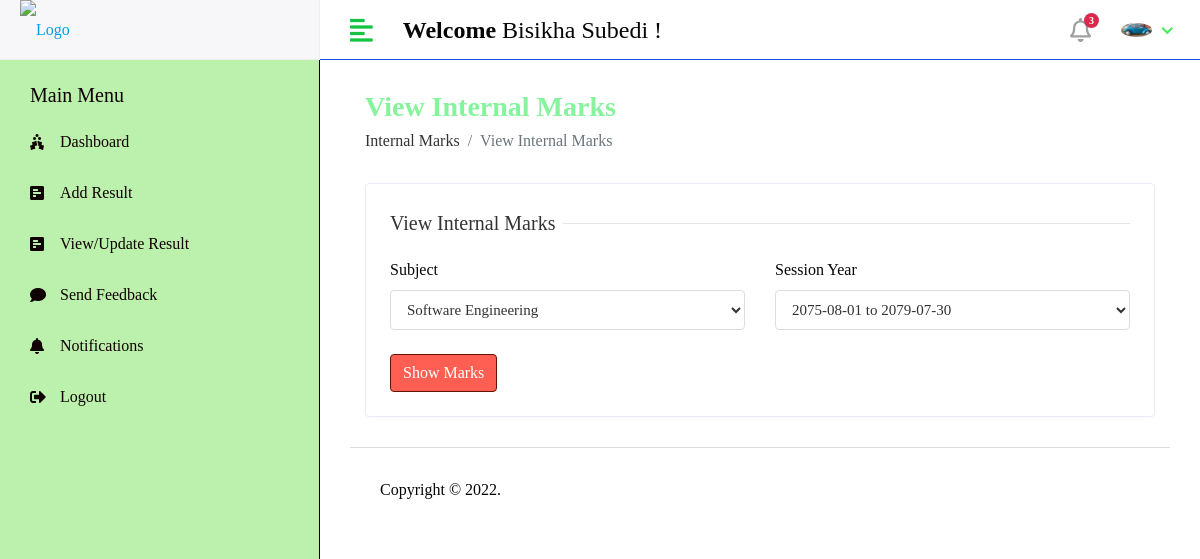
The app's page /Staff/View/InternalResult (signed in) with its own data.
### LEC_RMSapp/models.py (models this page shows)
class CustomUser(AbstractUser):
    USER = (
        (1,'HOD'),
        (2,'STAFF'),
        (3,'STUDENT'),
    )
    user_type = models.CharField(choices=USER,max_length=50,default=1)
    profile_pic =models.ImageField(upload_to='media/profile_pic')

### LEC_Result_Management_System/Staff_Views.py (the view, shortened to what this page needs)
# urls.py: path('Staff/View/InternalResult',Staff_Views.STAFF_VIEW_INTERNALRESULT,name='staff_view_internal_result'),
def STAFF_VIEW_INTERNALRESULT(request):
    staff_id = Staff.objects.get(admin=request.user.id)
    subjects = Subject.objects.filter(staff_id=staff_id)
    session_years = Session_year.objects.all()
    action = request.GET.get('action')
    get_subject = None
    get_session_year = None
    internal_mark = None
    context = {
        'subjects': subjects,
        'session_years': session_years,
        'action': action,
        'get_subject': get_subject,
        'get_session_year': get_session_year,
        'internal_mark': internal_mark,
    }
    return render(request, 'Staff/view_internal_result.html', context)

### templates/Staff/view_internal_result.html (shortened to what this page needs)
{% extends 'base.html' %}
{% block content %}
<div class="content container-fluid">
               <div class="page-header">
                  <div class="row align-items-center">
                     <div class="col">
                        <h3 class="page-title">View Internal Marks</h3>
                        <ul class="breadcrumb">
                           <li class="breadcrumb-item"><a href="result.html">Internal Marks</a></li>
                           <li class="breadcrumb-item active">View Internal Marks</li>
                        </ul>
                     </div>
                  </div>
               </div>
               {% if action is None %}
               <div class="row">
                  <div class="col-sm-12">
                     <div class="card">
                        <div class="card-body">
                           <form action="?action=view_internal_mark" method="post">
                            <div class="row">
                                 <div class="col-12">
                                    <h5 class="form-title"><span>View Internal Marks</span></h5>
                                 </div>
                                <div class="col-12 col-sm-6">
                                   <label>Subject </label>
                                      <select class="form-control" name="subject_id" required>
                                       {% for i in subjects %}
                                       <option value="{{ i.id }}">{{ i.name }}</option>
                                       {% endfor %}
                                      </select>
                                </div>
                            <div class="col-12 col-sm-6">
                                <label>Session Year </label>
                                <select class="form-control" name="session_year_id"required>
                                    {% for i in session_years %}
                                        <option value="{{ i.id }}">{{ i.session_start }} to {{ i.session_end }}</option>
                                    {% endfor %}
                                </select>
                            </div>
                            <br>
                             <div class="col-12 mt-4">
                              <button type="submit" class="btn btn-primary">Show Marks</button>
                            </div>
                            </div>
                            </form>
                        </div>
                    </div>
                  </div>
                </div>
                {% endif %}
            </div>
{% endblock %}

### templates/includes/header.html (shortened to what this page needs)
{% load static %}
         <div class="header">
            <div class="header-left">
               <a href="index.html" class="logo">
               <img src="http://lec.edu.np/assets/images/leclogo21.png" alt="Logo" width="100" height="70">
               </a>
            </div>
            <a href="javascript:void(0);" id="toggle_btn">
            <i class="fas fa-align-left"></i>
            </a>
            <div class="top-nav-search mt-3">
               <h4><strong>Welcome</strong>&nbsp;<span>{{user.first_name}} {{user.last_name}}</span>&nbsp;!</h4>
            </div>
            <ul class="nav user-menu">
                <li class="nav-item dropdown noti-dropdown">
                  <a href="#" class="dropdown-toggle nav-link" data-toggle="dropdown">
                  <i class="far fa-bell"></i> <span class="badge badge-pill">3</span>
                  </a>
               </li>
               <li class="nav-item dropdown has-arrow">
                  <a href="#" class="dropdown-toggle nav-link" data-toggle="dropdown">
                   {% if user.profile_pic == "" %}
                      <span class="user-img"><img class="rounded-circle" src="{% static 'assets/img/noimg.jpg' %}" width="31" alt="Ryan Taylor"></span>
                   {% else %}
                  <span class="user-img"><img class="rounded-circle" src="/{{user.profile_pic}}" width="31" alt="Ryan Taylor"></span>
                   {% endif %}
                  </a>
               </li>
            </ul>
         </div>

### static/assets/css/style.css (style rules this page uses)
html { height: 100%; }
body { background-color: #fff; color: #060606; font-family: cursive; font-size: 1rem; height: 100%; line-height: 1.5; overflow-x: hidden; }
h1, h2, h3, h4, h5, h6 { font-family: cursive; margin-top: 0; }
.form-control { border: 1px solid #ddd; box-shadow: none; color: #333; font-size: 15px; height: 40px; }
a { color: #009ce7; }
input, button, a { transition: all 0.4s ease; -moz-transition: all 0.4s ease; -o-transition: all 0.4s ease; -ms-transition: all 0.4s ease; -webkit-transition: all 0.4s ease; }
input, input:focus, button, button:focus { outline: none; }
ul, ol { padding: 0px; list-style: none; }
.btn-primary { background-color: #ff5f53; border: 1px solid #641404; }
.card { border: 1px solid #ececf5; box-shadow: 0 1px 3px 0 rgba(0, 0, 0, 0.03); margin-bottom: 1.875rem; }
.card-body { padding: 1.5rem; }
.header { background-color: #fff; border-bottom: 1px solid #164de4; left: 0; position: fixed; right: 0; top: 0; z-index: 1001; height: 60px; }
.header .header-left { float: left; height: 60px; padding: 0 20px; position: relative; width: 320px; z-index: 1; transition: all 0.2s ease-in-out; background-color: #f7f7fa; border-bottom: 1px solid #efefef; border-right: 1px solid #ececf5; display: flex; align-items: center; }
.header .header-left .logo { display: inline-block; line-height: 60px; }
.header .header-left .logo img { max-height: 170px; width: auto; }
.header .dropdown-toggle:after { display: none; }
.header .has-arrow .dropdown-toggle:after { border-top: 0; border-left: 0; border-bottom: 2px solid #4ae952; border-right: 2px solid #48e963; content: ''; height: 8px; display: inline-block; pointer-events: none; -webkit-transform-origin: 66% 66%; -ms-transform-origin: 66% 66%; transform-origin: 66% 66%; -webkit-transform: rotate(45deg); -ms-transform: rotate(45deg); transform: rotate(45deg); -webkit-transition: all 0.15s ease-in-out; transition: all 0.15s ease-in-out; width: 8px; vertical-align: 0px; }
.user-menu { float: right; margin: 0; position: relative; z-index: 99; padding-right: 15px; }
.user-menu.nav > li > a { color: #a0a0a0; font-size: 14px; line-height: 58px; padding: 0 15px; height: 60px; }
.user-img { margin-right: 3px; position: relative; }
.top-nav-search { float: left; margin-left: 15px; }
.page-header { margin-bottom: 1.875rem; }
.page-header .breadcrumb { background-color: transparent; color: #6c757d; font-size: 1rem; font-weight: 500; margin-bottom: 0; padding: 0; }
.page-header .breadcrumb a { color: #333; }
.page-title { font-size: 28px; font-weight: 600; color: rgb(134, 243, 157); margin-bottom: 5px; }
.user-menu.nav > li > a .badge { background-color: #d9284c; display: block; font-size: 10px; font-weight: bold; height: 15px; width: 15px; position: absolute; right: 7px; top: 13px; color: #fff; padding: 3px; }
.user-menu.nav > li > a > i { font-size: 1.5rem; line-height: 60px; }
.form-title { width: 100%; max-width: 100%; padding: 0; font-size: 1.25rem; font-weight: 500; line-height: inherit; color: #333; white-space: normal; position: relative; display: block; margin-bottom: 20px; }
.form-title:before { content: ""; position: absolute; left: 0px; right: 0px; height: 1px; top: 50%; background-color: rgba(0, 0, 0, 0.1); }
.form-title span { padding: 0px 0.5rem 0 0; background-color: #fff; display: inline-block; z-index: 2; position: relative; }
@media (min-width: 992px) { #toggle_btn { align-items: center; color: #13c341; display: inline-flex; float: left; font-size: 26px; height: 60px; justify-content: center; margin-left: 15px; padding: 0 15px; } }

### records on screen
CustomUser: first_name "Bisikha", last_name "Subedi", profile_pic (picture)

### other values on screen
form field subject_id "Software Engineering"
form field session_year_id "2075-08-01 to 2079-07-30"
